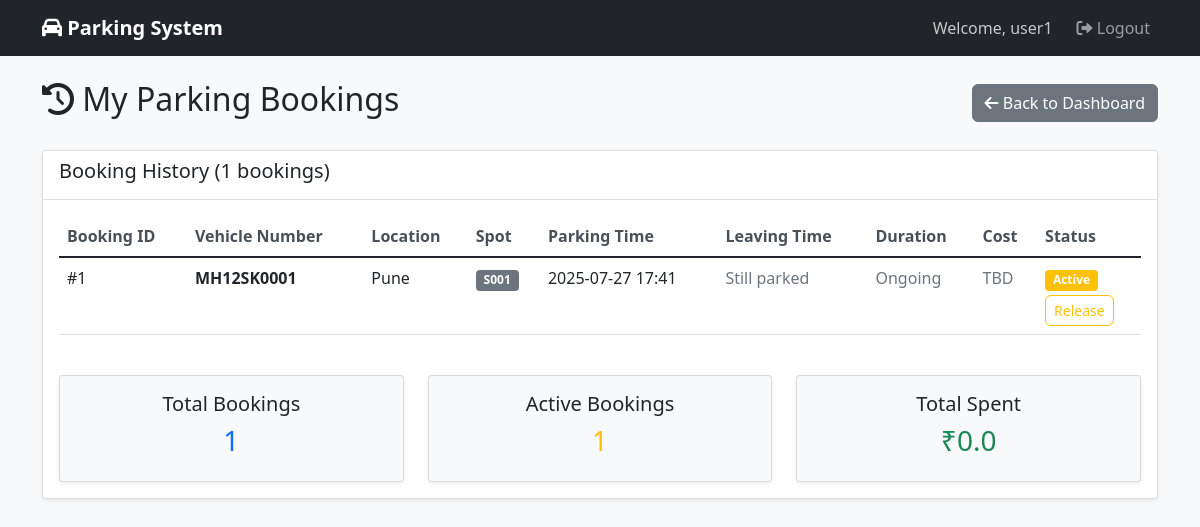
The page /user/my_bookings (signed in) on the database its author committed.
### models.py (models this page shows, shortened)
class User(UserMixin, db.Model):
    __tablename__ = 'users'
    id = db.Column(db.Integer, primary_key=True)
    username = db.Column(db.String(80), unique=True, nullable=False)
    email = db.Column(db.String(120), unique=True, nullable=False)
    password_hash = db.Column(db.String(128), nullable=False)
    phone = db.Column(db.String(15))
    is_admin = db.Column(db.Boolean, default=False)
    created_at = db.Column(db.DateTime, default=datetime.utcnow)
    reservations = db.relationship('Reservation', backref='user', lazy=True)

class Reservation(db.Model):
    __tablename__ = 'reservations'
    id = db.Column(db.Integer, primary_key=True)
    spot_id = db.Column(db.Integer, db.ForeignKey('parking_spots.id'), nullable=False)
    user_id = db.Column(db.Integer, db.ForeignKey('users.id'), nullable=False)
    vehicle_number = db.Column(db.String(20), nullable=False)
    parking_timestamp = db.Column(db.DateTime, default=datetime.utcnow)
    leaving_timestamp = db.Column(db.DateTime)
    parking_cost = db.Column(db.Float, default=0.0)
    is_active = db.Column(db.Boolean, default=True)

class ParkingLot(db.Model):
    __tablename__ = 'parking_lots'
    id = db.Column(db.Integer, primary_key=True)
    prime_location_name = db.Column(db.String(100), nullable=False)
    address = db.Column(db.Text, nullable=False)
    pin_code = db.Column(db.String(10), nullable=False)
    price_per_hour = db.Column(db.Float, nullable=False)
    maximum_number_of_spots = db.Column(db.Integer, nullable=False)
    created_at = db.Column(db.DateTime, default=datetime.utcnow)
    parking_spots = db.relationship('ParkingSpot', backref='parking_lot', lazy=True, cascade='all, delete-orphan')

class ParkingSpot(db.Model):
    __tablename__ = 'parking_spots'
    id = db.Column(db.Integer, primary_key=True)
    lot_id = db.Column(db.Integer, db.ForeignKey('parking_lots.id'), nullable=False)
    spot_number = db.Column(db.String(10), nullable=False)
    status = db.Column(db.String(1), default='A')  # A-Available, O-Occupied
    created_at = db.Column(db.DateTime, default=datetime.utcnow)
    reservations = db.relationship('Reservation', backref='parking_spot', lazy=True)

### app.py (the view)
@app.route('/user/my_bookings')
@login_required
def my_bookings():
    if current_user.is_admin:
        return redirect(url_for('admin_dashboard'))
    bookings = Reservation.query.filter_by(
        user_id=current_user.id
    ).order_by(Reservation.parking_timestamp.desc()).all()
    return render_template('user/my_bookings.html', bookings=bookings)

### app.py (called while the page is built)
@login_manager.user_loader
def load_user(user_id):
    return User.query.get(int(user_id))

### templates/user/my_bookings.html (shortened to what this page needs)
{% extends "base.html" %}
{% block content %}
<div class="d-flex justify-content-between align-items-center mb-4">
    <h2><i class="fas fa-history"></i> My Parking Bookings</h2>
    <a href="{{ url_for('user_dashboard') }}" class="btn btn-secondary">
        <i class="fas fa-arrow-left"></i> Back to Dashboard
    </a>
</div>
<div class="card">
    <div class="card-header">
        <h5>Booking History ({{ bookings|length }} bookings)</h5>
    </div>
    <div class="card-body">
        {% if bookings %}
        <div class="table-responsive">
            <table class="table table-hover">
                <thead>
                    <tr>
                        <th>Booking ID</th>
                        <th>Vehicle Number</th>
                        <th>Location</th>
                        <th>Spot</th>
                        <th>Parking Time</th>
                        <th>Leaving Time</th>
                        <th>Duration</th>
                        <th>Cost</th>
                        <th>Status</th>
                    </tr>
                </thead>
                <tbody>
                    {% for booking in bookings %}
                    <tr>
                        <td>#{{ booking.id }}</td>
                        <td><strong>{{ booking.vehicle_number }}</strong></td>
                        <td>{{ booking.parking_spot.parking_lot.prime_location_name }}</td>
                        <td>
                            <span class="badge bg-secondary">{{ booking.parking_spot.spot_number }}</span>
                        </td>
                        <td>{{ booking.parking_timestamp.strftime('%Y-%m-%d %H:%M') }}</td>
                        <td>
                            {% if booking.leaving_timestamp %}
                                {{ booking.leaving_timestamp.strftime('%Y-%m-%d %H:%M') }}
                            {% else %}
                                <span class="text-muted">Still parked</span>
                            {% endif %}
                        </td>
                        <td>
                            {% if booking.leaving_timestamp %}
                                {{ booking.duration_hours }} hours
                            {% else %}
                                <span class="text-muted">Ongoing</span>
                            {% endif %}
                        </td>
                        <td>
                            {% if booking.leaving_timestamp %}
                                <strong>₹{{ booking.parking_cost }}</strong>
                            {% else %}
                                <span class="text-muted">TBD</span>
                            {% endif %}
                        </td>
                        <td>
                            {% if booking.leaving_timestamp %}
                                <span class="badge bg-success">Completed</span>
                            {% else %}
                                <span class="badge bg-warning">Active</span>
                                <br>
                                <a href="{{ url_for('release_parking', reservation_id=booking.id) }}"
                                   class="btn btn-sm btn-outline-warning mt-1"
                                   onclick="return confirm('Release this parking spot?')">
                                    Release
                                </a>
                            {% endif %}
                        </td>
                    </tr>
                    {% endfor %}
                </tbody>
            </table>
        </div>
        <div class="row mt-4">
            <div class="col-md-4">
                <div class="card bg-light">
                    <div class="card-body text-center">
                        <h5>Total Bookings</h5>
                        <h3 class="text-primary">{{ bookings|length }}</h3>
                    </div>
                </div>
            </div>
            <div class="col-md-4">
                <div class="card bg-light">
                    <div class="card-body text-center">
                        <h5>Active Bookings</h5>
                        <h3 class="text-warning">
                            {{ bookings|selectattr('leaving_timestamp', 'none')|list|length }}
                        </h3>
                    </div>
                </div>
            </div>
            <div class="col-md-4">
                <div class="card bg-light">
                    <div class="card-body text-center">
                        <h5>Total Spent</h5>
                        <h3 class="text-success">
                            ₹{{ bookings|selectattr('leaving_timestamp', 'defined')|sum(attribute='parking_cost') }}
                        </h3>
                    </div>
                </div>
            </div>
        </div>
        {% endif %}
    </div>
</div>
{% endblock %}

### templates/base.html (shortened to what this page needs)
<!DOCTYPE html>
<html lang="en">
<head>
    <link href="https://cdn.jsdelivr.net/npm/bootstrap@5.1.3/dist/css/bootstrap.min.css" rel="stylesheet">
    <link href="https://cdnjs.cloudflare.com/ajax/libs/font-awesome/6.0.0/css/all.min.css" rel="stylesheet">
    <link href="{{ url_for('static', filename='css/style.css') }}" rel="stylesheet">
</head>
<body>
    <nav class="navbar navbar-expand-lg navbar-dark bg-dark">
        <div class="container">
            <a class="navbar-brand" href="{{ url_for('index') }}">
                <i class="fas fa-car"></i> Parking System
            </a>
            {% if current_user.is_authenticated %}
            <div class="navbar-nav ms-auto">
                <span class="navbar-text me-3">
                    Welcome, {{ current_user.username }}
                </span>
                <a class="nav-link" href="{{ url_for('logout') }}">
                    <i class="fas fa-sign-out-alt"></i> Logout
                </a>
            </div>
            {% endif %}
        </div>
    </nav>
    <main class="container mt-4">
        {% block content %}{% endblock %}
    </main>
</body>
</html>

### static/css/style.css (style rules this page uses)
body { background-color: #f8f9fa; }
.card { box-shadow: 0 0.125rem 0.25rem rgba(0, 0, 0, 0.075); border: 1px solid rgba(0, 0, 0, 0.125); }
.card-header { background-color: #fff; border-bottom: 1px solid rgba(0, 0, 0, 0.125); }
.navbar-brand { font-weight: bold; }
.badge { font-size: 0.75em; }
.btn { border-radius: 0.375rem; }
.table th { border-top: none; font-weight: 600; color: #495057; }
.text-muted { color: #6c757d !important; }
.navbar-text { color: rgba(255, 255, 255, 0.75) !important; }

### rows shown on the page
User: username "user1"
Reservation: id "1", vehicle_number "MH12SK0001", parking_spot.parking_lot.prime_location_name "Pune", parking_spot.spot_number "S001", parking_timestamp "2025-07-27 17:41", shows "Still parked", shows "Ongoing", shows "TBD"

### other values the page prints
{{ bookings|length }} "1"
{{ bookings|selectattr('leaving_timestamp', 'none')|list|length }} "1"
